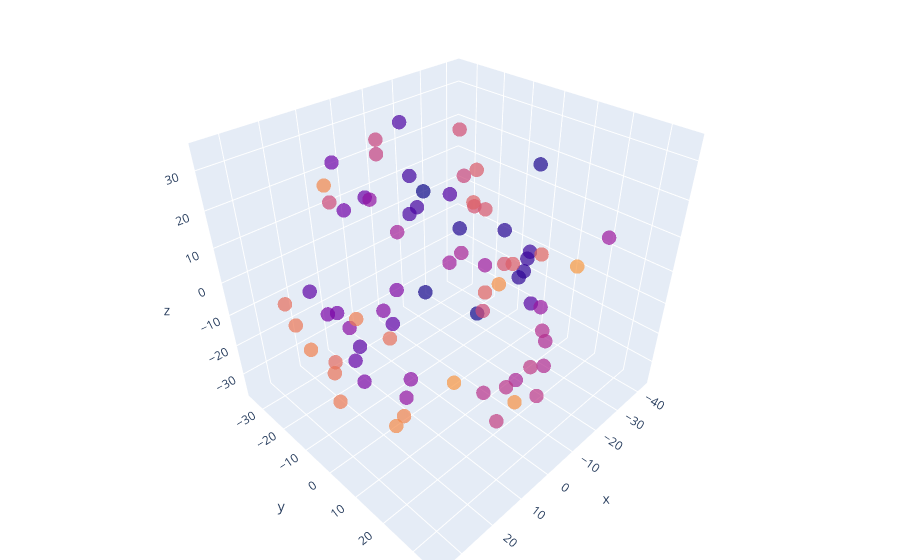

Source (notebook cell):
### Code cell
# Show in R^3
dists = pairwise_distances(data['embeds'])
mds = MDS(n_components=3, max_iter=3000, eps=1e-9, dissimilarity="precomputed", n_jobs=1) # Multidimensional scaling
pos = mds.fit(dists).embedding_

fig = go.Figure(data=[go.Scatter3d(x=pos[:,0], y=pos[:,1], z=pos[:,2],
                                   mode='markers',
                                   marker=dict(color=np.linspace(0, 20, 100),
                                               size=5, opacity=0.7))])

# Tight layout
fig.update_layout(margin=dict(l=0, r=0, b=0, t=0))
fig.show()
